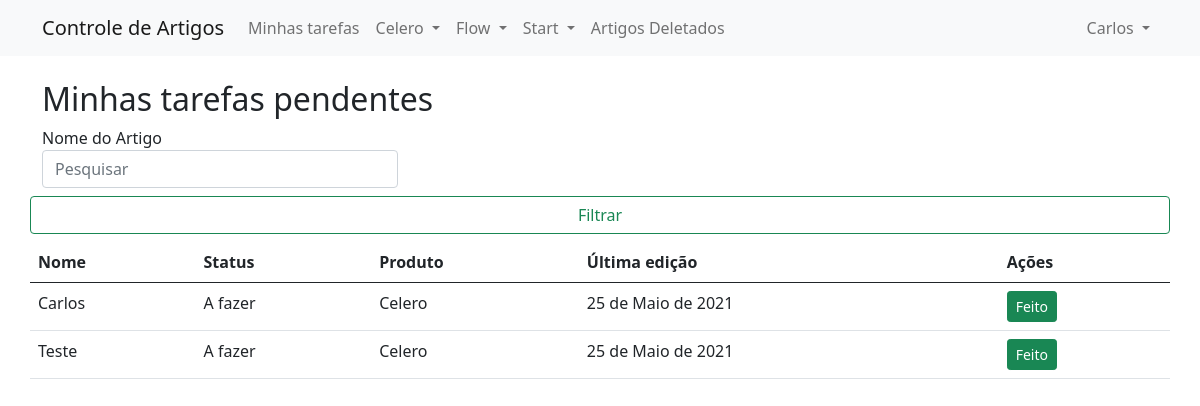
Page /artigos/ (signed in) on the earlier database version.
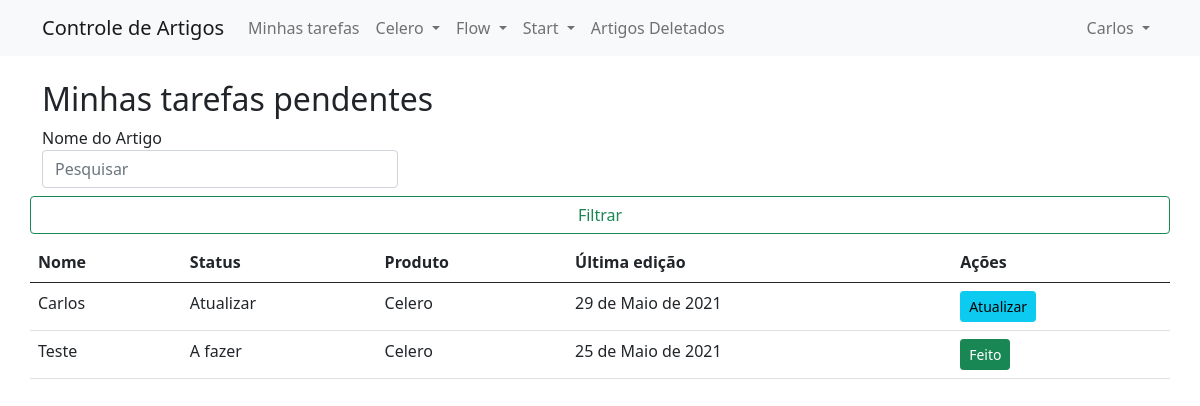
Same page on the later database version.
### articles/models.py (models this page shows, shortened)
class Article(models.Model):
    STATUS_CHOICES = (
        ('AF', 'A fazer'),
        ('FF', 'Feito'),
        ('AR', 'Atualizar'),
        ('AO', 'Atualizado')
    )
    PRODUCT_CHOICES = (
        ('CE', 'Celero'),
        ('ST', 'Start'),
        ('FW', 'Flow')
    )
    article_id = models.UUIDField(primary_key=True, editable=False, default=uuid.uuid4)
    name = models.CharField(max_length=150)
    url = models.URLField(max_length=200, null=True, blank=True)
    status = models.CharField(max_length=2, choices=STATUS_CHOICES)
    last_updated = models.DateField(auto_now=True)
    owner = models.ForeignKey(User, null=True, blank=True, on_delete=models.SET_NULL)
    category = models.CharField(max_length=150, null=True, blank=True)
    product = models.CharField(max_length=2, choices=PRODUCT_CHOICES)
    is_deleted = models.BooleanField(default=False)

### articles/views.py (the view)
# urls.py: path('', views.get_user_pendent_articles, name='home'),
@login_required(login_url='accounts/login')
def get_user_pendent_articles(request):
    template_name = 'articles/user_articles.html'
    context = {}
    user = request.user
    articles = Article.objects.filter(Q(status='AR') | Q(status='AF'), owner=user).order_by('name')
    context['articles'] = articles
    return render(request, template_name, context)

### templates/articles/user_articles.html (shortened to what this page needs)
{% extends 'base.html' %}
{% block body %}
    <div class="container">
        <div class="row">
            <div class="col-md-12">
                <br>
                <h2>Minhas tarefas pendentes</h2>
                    <div class="row">
                      <div class="col-4">
                      <label>Nome do Artigo</label>
                      <input class="form-control" name="query" type="text" placeholder="Pesquisar" aria-label="Search">
                    </div>
                    <div class="col-4"></div>
                    <button class="btn btn-outline-success my-2 my-sn-0" type="submit">Filtrar</button>
                  </div>
                  </div>
                <br>
                <table class="table">
                    <thead>
                      <tr>
                        <th scope="col">Nome</th>
                        <th scope="col">Status</th>
                        <th scope="col">Produto</th>
                        <th scope="col">Última edição</th>
                        <th scope="col">Ações</th>
                      </tr>
                    </thead>
                    <tbody>
                          {% for article in articles  %}
                          <tr>
                            <td>{{article.name}}</td>
                            <td>{{article.get_status_display}}</td>
                            <td>{{article.get_product_display}}</td>
                            <td>{{article.last_updated}}</td>
                            <td>
                              {% if article.status == 'AF' %}
                              <a href="{% url 'artigos:change_to_done' article.article_id  %}" class="btn btn-success btn-sm confirm-change" data-toggle="modal", data-target="#confirmChangeModal" id="changeButton-{{ article.article_id }}">Feito</a>
                              {% elif article.status == 'AR' %}
                              <a href="{% url 'artigos:change_to_done' article.article_id  %}" class="btn btn-info btn-sm confirm-change" data-toggle="modal", data-target="#confirmChangeModal" id="changeButton-{{ article.article_id }}">Atualizar</a>
                              {% endif %}
                            </td>
                          </tr>
                          {% endfor %}
                    </tbody>
                  </table>
            </div>
        </div>
{% endblock body %}

### templates/base.html (shortened to what this page needs)
{% load static %}
<!DOCTYPE html>
<html lang="pt-br">
    <head>
        <link rel="stylesheet" href="{% static 'css/bootstrap.min.css' %}">
        <link rel="stylesheet" href="//code.jquery.com/ui/1.12.1/themes/base/jquery-ui.css">
        <link href="https://cdn.jsdelivr.net/npm/select2@4.1.0-rc.0/dist/css/select2.min.css" rel="stylesheet" />
    </head>
    <body>
      <nav class="navbar navbar-expand-lg navbar-light bg-light">
        <div class="container">
          <a class="navbar-brand" href="#">Controle de Artigos</a>
          {% if user.is_authenticated %}
          <div class="collapse navbar-collapse" id="navbarSupportedContent">
            <ul class="navbar-nav mr-auto">
              <li class="nav-item active">
                <a class="nav-link" href="{% url 'artigos:home' %}">Minhas tarefas </a>
              </li>
              <li class="nav-item dropdown">
                <a class="nav-link dropdown-toggle" href="#" id="navbarDropdown" role="button" data-toggle="dropdown" aria-haspopup="true" aria-expanded="false">
                  Celero
                </a>
              </li>
              <li class="nav-item dropdown">
                <a class="nav-link dropdown-toggle" href="#" id="navbarDropdown" role="button" data-toggle="dropdown" aria-haspopup="true" aria-expanded="false">
                  Flow
                </a>
              </li>
              <li class="nav-item dropdown">
                <a class="nav-link dropdown-toggle" href="#" id="navbarDropdown" role="button" data-toggle="dropdown" aria-haspopup="true" aria-expanded="false">
                  Start
                </a>
              </li>
              <li class="nav-item active">
                <a class="nav-link" href="{% url 'artigos:list_deleted_articles' %}">Artigos Deletados </a>
              </li>
            </ul>
          </div>
          {% endif %}
            <ul class="navbar-nav">
              {% if user.is_authenticated %}
              <li class="nav-item dropdown">
                <a class="nav-link dropdown-toggle" href="#" id="navbarDropdown" role="button" data-toggle="dropdown" aria-haspopup="true" aria-expanded="false">
                  {{user.first_name}}
                </a>
              </li>
              {% endif %}
          </ul>
        </div>
        </nav>
        {% block body %}
        {% endblock body %}
    </body>
</html>

Differences in the rows shown:
changed Article "Carlos": status "A fazer" → "Atualizar"; last_updated "25 de Maio de 2021" → "29 de Maio de 2021"; status "Feito" → "Atualizar"
